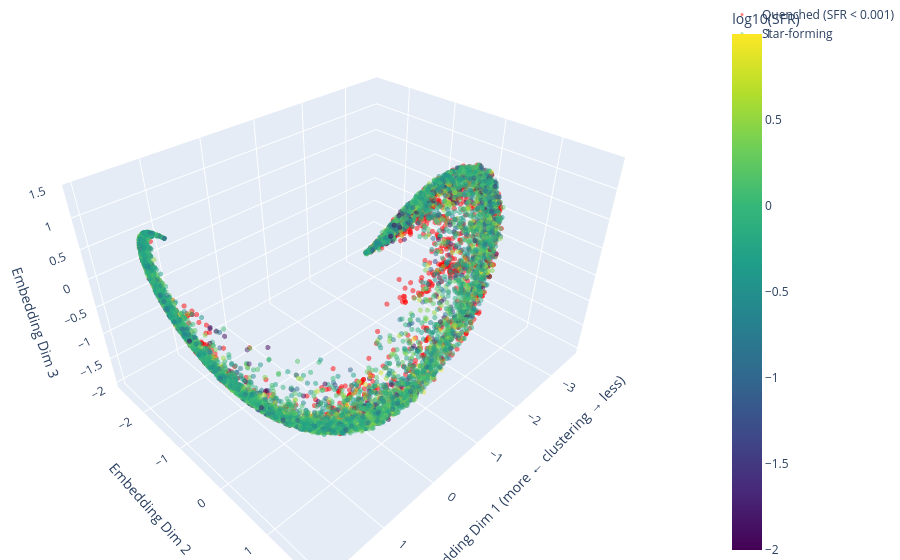

The cell this chart's notebook holds for it:
### Code cell
import pandas as pd
import plotly.graph_objects as go
from plotly.offline import plot

props = pd.read_csv('progenitor_properties.csv').set_index('idx_z0').sort_index()
sfr_z0 = props['sfr_snap_99'].to_numpy()

# Quenched threshold (M_sun/yr). TNG has many SFR=0; anything below this is "quenched".
quench_threshold = 1e-3
is_quenched = sfr_z0 < quench_threshold
log_sfr = np.log10(sfr_z0[~is_quenched])

fig = go.Figure()

# Quenched: solid color
fig.add_trace(go.Scatter3d(
    x=X[99][is_quenched, 0], y=X[99][is_quenched, 1], z=X[99][is_quenched, 2],
    mode='markers',
    marker=dict(size=3, color='red', opacity=0.5),
    name=f'Quenched (SFR < {quench_threshold})',
))

# Star-forming: colored by log SFR
fig.add_trace(go.Scatter3d(
    x=X[99][~is_quenched, 0], y=X[99][~is_quenched, 1], z=X[99][~is_quenched, 2],
    mode='markers',
    marker=dict(
        size=3, opacity=0.5,
        color=log_sfr,
        colorscale='Viridis',
        cmin=-2, cmax=1,
        colorbar=dict(title='log10(SFR)'),
    ),
    name='Star-forming',
))

fig.update_layout(
    margin=dict(l=0, r=0, b=0, t=0),
    scene=dict(
        xaxis_title='Embedding Dim 1 (more ← clustering → less)',
        yaxis_title='Embedding Dim 2',
        zaxis_title='Embedding Dim 3',
    ),
)
plot(fig, filename='galaxies_z0_embedding_3d_sfr.html', auto_open=True)
fig.show()

### Figure 1 — Plotly figure (JSON) as saved in the notebook; plotly's stock layout.template omitted (floating-point values rounded to 4 significant figures; data arrays with more than 128 entries replaced by an {"elided": "..."} marker saying what was removed)
{"data": [{"marker": {"color": "red", "opacity": 0.5, "size": 3}, "mode": "markers", "name": "Quenched (SFR < 0.001)", "type": "scatter3d", "x": {"elided": "2285 float values"}, "y": {"elided": "2285 float values"}, "z": {"elided": "2285 float values"}}, {"marker": {"cmax": 1, "cmin": -2, "color": {"elided": "7715 float values"}, "colorbar": {"title": {"text": "log10(SFR)"}}, "colorscale": [[0, "#440154"], [0.1111, "#482878"], [0.2222, "#3e4989"], [0.3333, "#31688e"], [0.4444, "#26828e"], [0.5556, "#1f9e89"], [0.6667, "#35b779"], [0.7778, "#6ece58"], [0.8889, "#b5de2b"], [1, "#fde725"]], "opacity": 0.5, "size": 3}, "mode": "markers", "name": "Star-forming", "type": "scatter3d", "x": {"elided": "7715 float values"}, "y": {"elided": "7715 float values"}, "z": {"elided": "7715 float values"}}], "layout": {"margin": {"b": 0, "l": 0, "r": 0, "t": 0}, "scene": {"xaxis": {"title": {"text": "Embedding Dim 1 (more ← clustering → less)"}}, "yaxis": {"title": {"text": "Embedding Dim 2"}}, "zaxis": {"title": {"text": "Embedding Dim 3"}}}}}
